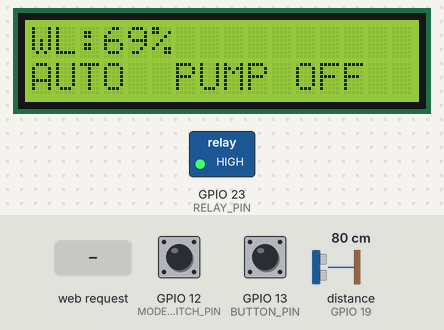
Bench run of a sketch on a simulated ESP32. Parts: 16×2 character LCD, switched loads named in the sketch (green lamp = pin HIGH). Wiring (from diagram.json): ultrasonic range finder: trigger GPIO 18; echo GPIO 19. Inputs (shaded band) come from the test bench; at power-on: GPIO 12 (MODE_SWITCH_PIN) HIGH, distance to the obstacle (sensor on GPIO 19) 80 cm, GPIO 13 (BUTTON_PIN) HIGH. The echo pulse lasts 58.3 µs per cm; WiFi joins after 1.5 s; servers stay silent unless stated; EEPROM starts erased; pins used as bus, display or sensor lines are not drawn; what the sketch prints to the serial monitor is not drawn.

Above: at 2.7 s.
2.8 s: HTTP request GET /set-target received
At 4.0 s:
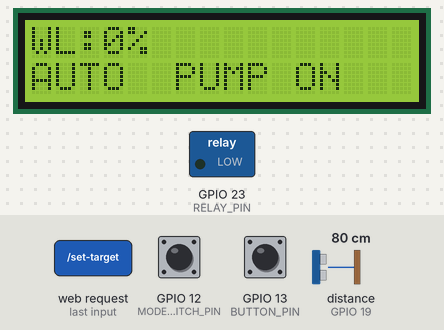
4.5 s: GPIO 12 (MODE_SWITCH_PIN) pulled LOW for 0.15 s
At 4.9 s:
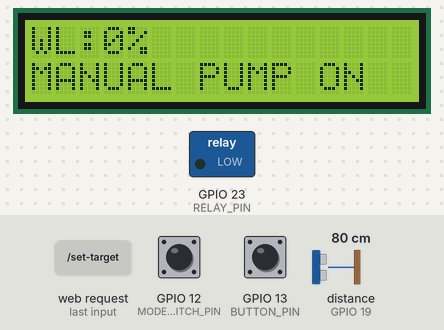
6.5 s: distance to the obstacle (sensor on GPIO 19) set to 7 cm
At 7.7 s:
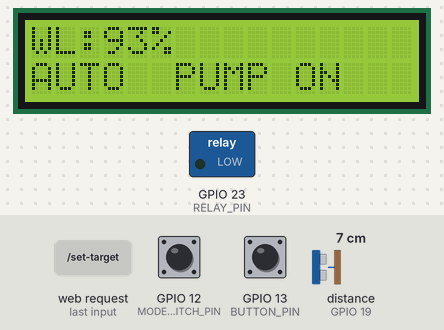
8.0 s: distance to the obstacle (sensor on GPIO 19) set to 4 cm
At 8.9 s:
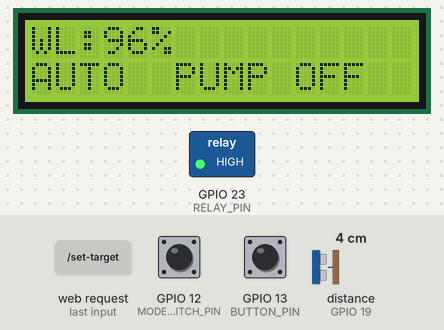
9.5 s: GPIO 12 (MODE_SWITCH_PIN) pulled LOW for 1 s
At 10.0 s:
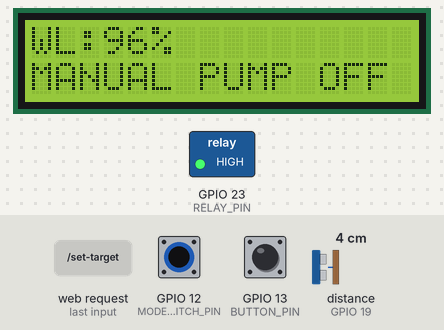
12.0 s: GPIO 13 (BUTTON_PIN) pulled LOW for 0.15 s
At 13.6 s:
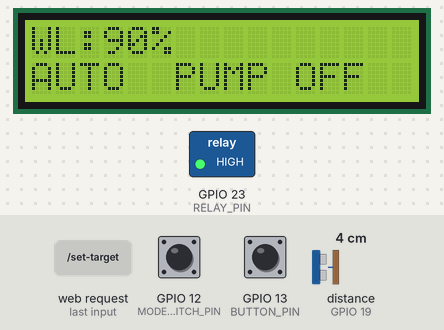
Timing chart, 0 to 15.0 s (numbered marks = the images above; inputs shaded):
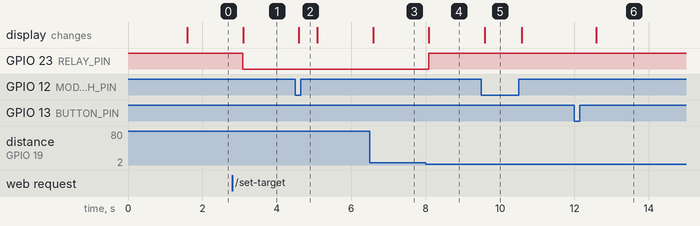

The sketch:

sketch_esp32.ino
```cpp
#include <EEPROM.h>
#include <LiquidCrystal.h>
#include <WiFi.h>
#include <WebServer.h>

// ==========================================
// Wi-Fi Credentials - Update for your network
// ==========================================
const char* ssid = "YOUR_WIFI_SSID";
const char* password = "YOUR_WIFI_PASSWORD";

// ==========================================
// Pin Definitions (ESP32 GPIOs)
// ==========================================
const int LCD_RS = 2;
const int LCD_E  = 3;   // Note: GPIO15 or GPIO27 recommended on physical hardware
const int LCD_D4 = 4;
const int LCD_D5 = 16;
const int LCD_D6 = 17;
const int LCD_D7 = 5;

const int TRIG_PIN = 18;
const int ECHO_PIN = 19;
const int RELAY_PIN = 23;
const int BUTTON_PIN = 13;
const int MODE_SWITCH_PIN = 12;

// ==========================================
// Objects & Global Variables
// ==========================================
LiquidCrystal lcd(LCD_RS, LCD_E, LCD_D4, LCD_D5, LCD_D6, LCD_D7);
WebServer server(80);

int targetLevel = 100;    // Target distance in inches (stored in EEPROM)
int waterDistance = 0;   // Current distance in inches
int waterPercent = 0;    // Calculated water level percentage
bool pumpOn = false;     // Pump state (true = running, false = stopped)
bool buttonPressed = false;

const int LOW_THRESHOLD = 30;   // Start pump when level < 30%
const int HIGH_THRESHOLD = 95;  // Stop pump when level > 95%

unsigned long lastSensorRead = 0;
const unsigned long SENSOR_INTERVAL = 500; // Read sensor every 500ms

// Function declarations
void connectWiFi();
void setupWebServer();
void sendJsonStatus();
void handleTogglePump();
void handleSetTarget();
int readDistanceInches();
int calculatePercentage(int target, int distance);
bool readButtonPressed();
void saveTargetLevel(int level);
void updateDisplay(bool autoMode);
String buildHtmlDashboard();

// ==========================================
// Setup
// ==========================================
void setup() {
  Serial.begin(115200);

  pinMode(TRIG_PIN, OUTPUT);
  pinMode(ECHO_PIN, INPUT);
  pinMode(RELAY_PIN, OUTPUT);
  pinMode(BUTTON_PIN, INPUT_PULLUP);
  pinMode(MODE_SWITCH_PIN, INPUT_PULLUP);

  // Default relay state OFF (Active-Low relay: HIGH = OFF)
  digitalWrite(RELAY_PIN, HIGH);

  EEPROM.begin(512);
  targetLevel = EEPROM.read(0);
  if (targetLevel < 10 || targetLevel > 150) {
    targetLevel = 100; // Default fallback
  }

  lcd.begin(16, 2);
  lcd.print("WATER LEVEL IOT");
  lcd.setCursor(0, 1);
  lcd.print("Booting...");

  connectWiFi();
  setupWebServer();
}

// ==========================================
// Main Loop
// ==========================================
void loop() {
  // Handle HTTP Server requests
  server.handleClient();

  // Read sensors periodically without blocking HTTP handler
  unsigned long currentMillis = millis();
  if (currentMillis - lastSensorRead >= SENSOR_INTERVAL) {
    lastSensorRead = currentMillis;

    waterDistance = readDistanceInches();
    waterPercent = calculatePercentage(targetLevel, waterDistance);
    waterPercent = constrain(waterPercent, 0, 100);

    bool autoMode = digitalRead(MODE_SWITCH_PIN) == HIGH;
    bool pressed = readButtonPressed();

    if (autoMode) {
      if (pressed) {
        saveTargetLevel(waterDistance);
      }
      if (waterPercent < LOW_THRESHOLD) {
        pumpOn = true;
      } else if (waterPercent >= HIGH_THRESHOLD) {
        pumpOn = false;
      }
    } else {
      if (pressed) {
        pumpOn = !pumpOn;
      }
    }

    // Active-low relay output
    digitalWrite(RELAY_PIN, !pumpOn);
    updateDisplay(autoMode);
  }
}

// ==========================================
// Wi-Fi Connection
// ==========================================
void connectWiFi() {
  lcd.clear();
  lcd.print("Connecting WiFi");
  lcd.setCursor(0, 1);
  lcd.print("SSID: ");
  lcd.print(ssid);

  WiFi.begin(ssid, password);
  int attempts = 0;
  while (WiFi.status() != WL_CONNECTED && attempts < 20) {
    delay(500);
    Serial.print(".");
    attempts++;
  }

  lcd.clear();
  if (WiFi.status() == WL_CONNECTED) {
    lcd.print("WiFi Connected!");
    lcd.setCursor(0, 1);
    lcd.print(WiFi.localIP().toString());
    Serial.println("\nWiFi connected successfully!");
    Serial.print("IP Address: http://");
    Serial.println(WiFi.localIP());
  } else {
    lcd.print("WiFi Failed!");
    lcd.setCursor(0, 1);
    lcd.print("Offline Mode");
    Serial.println("\nWi-Fi connection failed. Operating offline.");
  }
}

// ==========================================
// HTTP Web Server & REST API Routes
// ==========================================
void setupWebServer() {
  // Web Dashboard Route
  server.on("/", HTTP_GET, []() {
    server.send(200, "text/html", buildHtmlDashboard());
  });

  // JSON API Endpoint
  server.on("/api/status", HTTP_GET, sendJsonStatus);
  server.on("/status", HTTP_GET, sendJsonStatus); // Alias endpoint

  // Control Endpoint: Toggle Pump
  server.on("/api/toggle", HTTP_POST, handleTogglePump);
  server.on("/toggle", HTTP_GET, handleTogglePump); // Fallback GET for easy browser URL test

  // Control Endpoint: Set Target Level
  server.on("/api/set-target", HTTP_POST, handleSetTarget);
  server.on("/set-target", HTTP_GET, handleSetTarget); // Fallback GET

  // Handle 404
  server.onNotFound([]() {
    server.send(404, "application/json", "{\"error\":\"Not Found\"}");
  });

  server.begin();
  Serial.println("HTTP Web Server started");
}

void sendJsonStatus() {
  bool autoMode = digitalRead(MODE_SWITCH_PIN) == HIGH;
  String json = "{";
  json += "\"mode\":\"" + String(autoMode ? "AUTO" : "MANUAL") + "\",";
  json += "\"pump\":\"" + String(pumpOn ? "ON" : "OFF") + "\",";
  json += "\"pump_boolean\":" + String(pumpOn ? "true" : "false") + ",";
  json += "\"water_percent\":" + String(waterPercent) + ",";
  json += "\"distance_in\":" + String(waterDistance) + ",";
  json += "\"target_in\":" + String(targetLevel) + ",";
  json += "\"wifi_rssi\":" + String(WiFi.RSSI()) + ",";
  json += "\"ip\":\"" + WiFi.localIP().toString() + "\",";
  json += "\"uptime_sec\":" + String(millis() / 1000);
  json += "}";

  server.sendHeader("Access-Control-Allow-Origin", "*");
  server.send(200, "application/json", json);
}

void handleTogglePump() {
  bool autoMode = digitalRead(MODE_SWITCH_PIN) == HIGH;
  if (!autoMode) {
    pumpOn = !pumpOn;
    digitalWrite(RELAY_PIN, !pumpOn);
    server.sendHeader("Access-Control-Allow-Origin", "*");
    server.send(200, "application/json", "{\"success\":true,\"pump\":\"" + String(pumpOn ? "ON" : "OFF") + "\"}");
  } else {
    server.sendHeader("Access-Control-Allow-Origin", "*");
    server.send(400, "application/json", "{\"success\":false,\"error\":\"Cannot toggle pump in AUTO mode\"}");
  }
}

void handleSetTarget() {
  saveTargetLevel(waterDistance);
  server.sendHeader("Access-Control-Allow-Origin", "*");
  server.send(200, "application/json", "{\"success\":true,\"target_in\":" + String(targetLevel) + "}");
}

// ==========================================
// Sensor & Utility Functions
// ==========================================
int readDistanceInches() {
  digitalWrite(TRIG_PIN, LOW);
  delayMicroseconds(2);
  digitalWrite(TRIG_PIN, HIGH);
  delayMicroseconds(10);
  digitalWrite(TRIG_PIN, LOW);

  long durationUs = pulseIn(ECHO_PIN, HIGH, 30000);
  if (durationUs == 0) return 0;
  return durationUs / 74 / 2; // Conversion to inches
}

int calculatePercentage(int target, int distance) {
  if (target <= 0) return 0;
  return (target - distance) * 100 / target;
}

bool readButtonPressed() {
  bool current = digitalRead(BUTTON_PIN) == LOW;
  if (current && !buttonPressed) {
    buttonPressed = true;
    return true;
  }
  if (!current) {
    buttonPressed = false;
  }
  return false;
}

void saveTargetLevel(int level) {
  targetLevel = constrain(level, 10, 150);
  EEPROM.write(0, targetLevel);
  EEPROM.commit();
  Serial.print("Target level saved: ");
  Serial.println(targetLevel);
}

void updateDisplay(bool autoMode) {
  lcd.clear();
  lcd.print("WL:");
  lcd.print(waterPercent);
  lcd.print("% ");
  lcd.setCursor(0, 1);
  lcd.print(autoMode ? "AUTO " : "MANUAL");
  lcd.print(pumpOn ? " PUMP ON" : " PUMP OFF");
}

// ==========================================
// Responsive Web Dashboard (HTML + CSS + JS)
// ==========================================
String buildHtmlDashboard() {
  String html = R"rawliteral(
<!DOCTYPE html>
<html lang="en">
<head>
  <meta charset="UTF-8">
  <meta name="viewport" content="width=device-width, initial-scale=1.0">
  <title>IoT Water Controller Dashboard</title>
  <style>
    * { box-sizing: border-box; font-family: 'Segoe UI', Tahoma, Geneva, Verdana, sans-serif; }
    body { background: #f0f4f8; margin: 0; padding: 20px; color: #333; }
    .card { max-width: 480px; margin: 0 auto; background: #fff; padding: 24px; border-radius: 16px; box-shadow: 0 10px 25px rgba(0,0,0,0.08); }
    h2 { margin-top: 0; color: #0284c7; text-align: center; font-size: 24px; }
    .status-badge { display: inline-block; padding: 6px 14px; border-radius: 20px; font-weight: bold; font-size: 14px; }
    .badge-on { background: #dcfce7; color: #15803d; }
    .badge-off { background: #fee2e2; color: #b91c1c; }
    .badge-auto { background: #e0f2fe; color: #0369a1; }
    .badge-manual { background: #fef3c7; color: #b45309; }

    .gauge-container { margin: 24px 0; background: #e2e8f0; border-radius: 12px; height: 32px; overflow: hidden; position: relative; }
    .gauge-fill { height: 100%; background: linear-gradient(90deg, #38bdf8, #0284c7); width: 0%; transition: width 0.5s ease-in-out; }
    .gauge-text { position: absolute; width: 100%; text-align: center; top: 0; line-height: 32px; font-weight: bold; color: #1e293b; text-shadow: 0 0 4px rgba(255,255,255,0.8); }

    .grid { display: grid; grid-template-columns: 1fr 1fr; gap: 12px; margin-bottom: 20px; }
    .stat-box { background: #f8fafc; padding: 12px; border-radius: 8px; text-align: center; border: 1px solid #e2e8f0; }
    .stat-val { font-size: 20px; font-weight: bold; color: #0f172a; }
    .stat-lbl { font-size: 12px; color: #64748b; text-transform: uppercase; margin-top: 4px; }

    .btn-group { display: flex; flex-direction: column; gap: 10px; }
    button { padding: 12px; border: none; border-radius: 8px; font-size: 15px; font-weight: bold; cursor: pointer; transition: 0.2s; }
    .btn-primary { background: #0284c7; color: white; }
    .btn-primary:hover { background: #0369a1; }
    .btn-secondary { background: #64748b; color: white; }
    .btn-secondary:hover { background: #475569; }
    button:disabled { background: #cbd5e1; cursor: not-allowed; }

    .footer { margin-top: 16px; text-align: center; font-size: 12px; color: #94a3b8; }
  </style>
</head>
<body>
  <div class="card">
    <h2>🌊 IoT Water Controller</h2>

    <div style="display: flex; justify-content: space-between; align-items: center; margin-bottom: 16px;">
      <div>Mode: <span id="mode-badge" class="status-badge badge-auto">AUTO</span></div>
      <div>Pump: <span id="pump-badge" class="status-badge badge-off">OFF</span></div>
    </div>

    <div class="gauge-container">
      <div id="gauge-fill" class="gauge-fill"></div>
      <div id="gauge-text" class="gauge-text">0%</div>
    </div>

    <div class="grid">
      <div class="stat-box">
        <div id="distance-val" class="stat-val">-- in</div>
        <div class="stat-lbl">Current Distance</div>
      </div>
      <div class="stat-box">
        <div id="target-val" class="stat-val">-- in</div>
        <div class="stat-lbl">Target Reference</div>
      </div>
    </div>

    <div class="btn-group">
      <button id="toggle-btn" class="btn-primary" onclick="togglePump()">Toggle Pump (Manual Mode)</button>
      <button class="btn-secondary" onclick="setTarget()">Calibrate Target Level</button>
    </div>

    <div class="footer">
      Live update via ESP32 REST API &bull; RSSI: <span id="rssi">--</span> dBm
    </div>
  </div>

  <script>
    async function updateStatus() {
      try {
        const res = await fetch('/api/status');
        const data = await res.json();

        document.getElementById('mode-badge').innerText = data.mode;
        document.getElementById('mode-badge').className = 'status-badge ' + (data.mode === 'AUTO' ? 'badge-auto' : 'badge-manual');

        document.getElementById('pump-badge').innerText = data.pump;
        document.getElementById('pump-badge').className = 'status-badge ' + (data.pump === 'ON' ? 'badge-on' : 'badge-off');

        document.getElementById('gauge-fill').style.width = data.water_percent + '%';
        document.getElementById('gauge-text').innerText = data.water_percent + '% Full';

        document.getElementById('distance-val').innerText = data.distance_in + ' in';
        document.getElementById('target-val').innerText = data.target_in + ' in';
        document.getElementById('rssi').innerText = data.wifi_rssi;

        document.getElementById('toggle-btn').disabled = (data.mode === 'AUTO');
      } catch (err) {
        console.error('Failed to fetch status:', err);
      }
    }

    async function togglePump() {
      try {
        await fetch('/api/toggle', { method: 'POST' });
        updateStatus();
      } catch (err) {
        console.error('Failed to toggle pump:', err);
      }
    }

    async function setTarget() {
      try {
        await fetch('/api/set-target', { method: 'POST' });
        alert('Target water level saved!');
        updateStatus();
      } catch (err) {
        console.error('Failed to set target:', err);
      }
    }

    setInterval(updateStatus, 2000);
    updateStatus();
  </script>
</body>
</html>
)rawliteral";
  return html;
}
```

Measured:
- the behaviour switches between 6 and 5 cm on distance to the obstacle (sensor on GPIO 19) (found by bisection; images 3 and 4)
- after the input at 2.8 s, GPIO 23 (RELAY_PIN): HIGH → LOW after 0.29 s; the display: changes after 0.29 s (image 1)
- after the input at 4.5 s, the display: changes after 0.09 s (image 2)
- after the input at 6.5 s, the display: changes after 0.09 s (image 3)
- after the input at 8.0 s, GPIO 23 (RELAY_PIN): LOW → HIGH after 0.08 s; the display: changes after 0.09 s (image 4)
- after the input at 9.5 s, the display: changes after 0.09 s (image 5)
- after the input at 12.0 s, the display: changes after 0.59 s (image 6)
